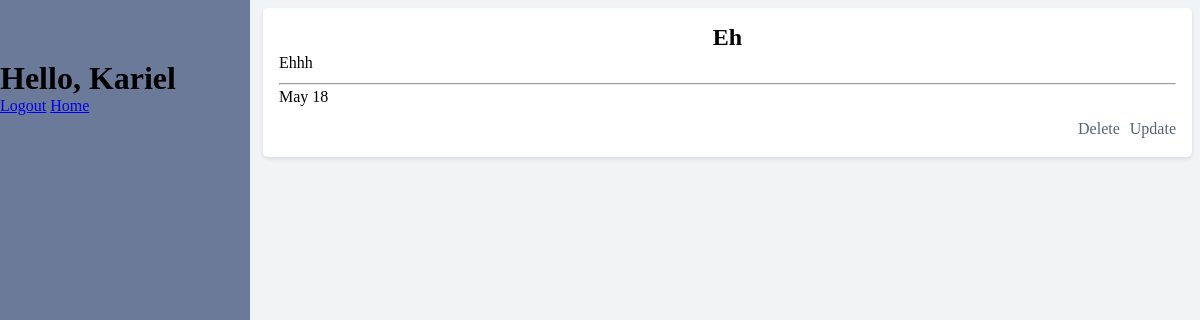
Page /all_blogs (signed in) on the earlier database version.
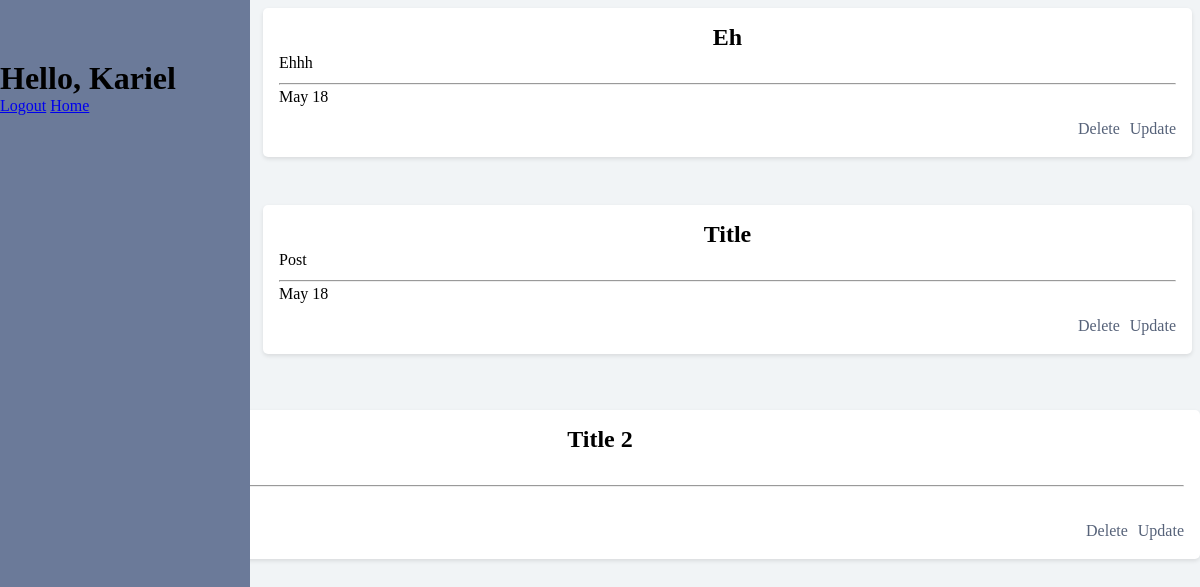
Same page on the later database version.
### app/models.py (models this page shows, shortened)
class Posts(models.Model):
    author = models.ForeignKey(User, on_delete=models.CASCADE)
    title = models.CharField(max_length=200, default='required')
    content_creator = models.ForeignKey(YouTuber, on_delete=models.CASCADE)
    post = models.TextField()
    created_at = models.DateTimeField()

### app/views.py (the view, shortened to what this page needs)
# urls.py: path('all_blogs', view_all_blogs, name = 'view_my_blogs'),
@login_required(login_url='user_login')
def view_all_blogs(request):
    posts = view_all_posts(request.user)
    try:
        users_posts = view_all_posts_associated(YouTuber.objects.get(creator__username = request.user))
    except:
        users_posts = []
    return render(request, 'view_blogs.html', {'posts': posts, 'users_posts':users_posts})

### app/models.py (called while the page is built)
def view_all_posts(user):
    return Posts.objects.filter(author = user)

### app/templates/view_blogs.html (shortened to what this page needs)
{% extends "dashboard.html" %}
{% block title %}
<div>
    {% for post in posts %}
        <div class = 'blog'>
        {% now "Y" as current_year %}
        <h2>{{post.title}}</h2>
        <p>{{post.post}}</p>
        <hr>
        <div>
            {% if post.created_at|date:"Y" == current_year %}
            <p>{{ post.created_at|date:"M d" }}</p>
        {% else %}
            <p>{{ post.created_at|date:"M d, Y" }}</p>
        {% endif %}
        <p class = 'edit'>
            <a href = {% url "update" post.title%}>Update</a>
            <a href = {% url "delete" post.title%}>Delete</a>
        </div>
        </div>
    </div>
    {% endfor %}
{% endblock title %}

### app/templates/dashboard.html (shortened to what this page needs)
{% extends "root.html" %}
{% block content %}
<div class="sidenav">
    <h1>Hello, {{ request.user }}</h1>
    <span><a href="{% url 'logout' %}">Logout</a></span>
    <span><a href="{% url 'dashboard' %}">Home</a></span>
</div>
<div class="main">
{% block title %}{% endblock title %}
</div>
{% endblock content %}

### app/templates/root.html (shortened to what this page needs)
{% load static %}
<!DOCTYPE html>
<html lang="en">
  <head>
    <link rel="stylesheet" href="{% static 'styles.css' %}" />
  </head>
  <body>
  {% block content %}{% endblock content %}
  </body>
</html>

### app/static/styles.css (style rules this page uses)
* { margin: 0; padding: 0; font-family: Garamond, serif; }
.sidenav { height: 100%; width: 250px; position: fixed; z-index: 1; top: 0; left: 0; background-color: #6B7A99; overflow-x: hidden; padding-top: 60px; transition: 0.5s; }
html { background-color: #f1f4f6; }
.main { margin-left: 255px; padding: .5em; }
.blog { text-align: justify; margin-bottom: 3em; padding: 1em; background-color: #fff; border-radius: 5px; box-shadow: 0 2px 4px rgba(0, 0, 0, 0.1); }
.blog p { line-height: 1.5em; margin-bottom: 0.5em; }
.blog a { float: right; text-decoration: none; color: #566279; margin-left: 10px; }
.blog:after { content: ""; display: table; clear: both; }
.blog h2 { text-align: center; }

Differences in the rows shown:
added Posts: title "Title", post "Post", created_at "May 18"
added Posts: title "Title 2"
